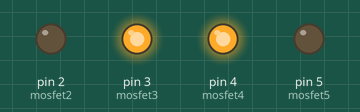
Recording of a sketch running on a simulated Arduino Uno, built with avr-gcc and run on an emulated ATmega328P. On the bench: output pins drawn as LEDs (lit = HIGH).

Above: at 0.1 s.
Timing chart, 0 to 1.6 s (numbered marks = the images above):
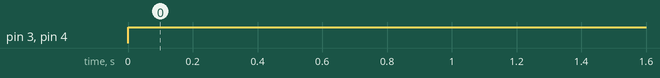

Measured:
- by itself, pin 3 (mosfet3), pin 4 (mosfet4): LOW → HIGH at 0.00 s

The sketch:

sketch_PowerSwitch.ino
```cpp
// Pin 13 has an LED connected on most Arduino boards.
// give it a name:
#define mosfet2 2
#define mosfet3 3
#define mosfet4 4
#define mosfet5 5
/*#define mosfet6 6
#define mosfet7 7*/

/*#define button0 A0
#define button1 A1
#define button2 16*/

int right = 1;
int left = 0;
int stop = 2;

int direction = right;

// the setup routine runs once when you press reset:
void setup() {
  // initialize the digital pin as an output.
  pinMode(mosfet2, OUTPUT);
  pinMode(mosfet3, OUTPUT);
  pinMode(mosfet4, OUTPUT);
  pinMode(mosfet5, OUTPUT);

  digitalWrite(mosfet5, LOW);
  digitalWrite(mosfet2, LOW);
  digitalWrite(mosfet4, LOW);
  digitalWrite(mosfet3, LOW);

  /*pinMode(mosfet6, OUTPUT);
  pinMode(mosfet7, OUTPUT);*/

  /*pinMode(button0, INPUT);
  pinMode(button1, INPUT);
  pinMode(button2, INPUT);*/
}

// the loop routine runs over and over again forever:
void loop() {

  /*if(analogRead(button0) > 0){
    direction = 0;
    Serial.print("0");
  }
  if(analogRead(button1) > 0){
    direction = 1;
    Serial.print("1");
  }
  if(analogRead(button2) > 0){
    direction = 2;
    Serial.print("2");
  }*/

  if(direction == 0){ //left to right
  digitalWrite(mosfet5, HIGH);
  digitalWrite(mosfet2, HIGH);
  digitalWrite(mosfet4, LOW);
  digitalWrite(mosfet3, LOW);
  /*digitalWrite(mosfet6, HIGH);
  digitalWrite(mosfet7, LOW);*/

  }

  if(direction == 1){ //right to left
  digitalWrite(mosfet4, HIGH);
  digitalWrite(mosfet3, HIGH);
  digitalWrite(mosfet5, LOW);
  digitalWrite(mosfet2, LOW);
  /*digitalWrite(mosfet6, LOW);
  digitalWrite(mosfet7, HIGH);*/
  }

  if(direction == 2){ //off
  digitalWrite(mosfet2, LOW);
  digitalWrite(mosfet3, LOW);
  digitalWrite(mosfet4, LOW);
  digitalWrite(mosfet5, LOW);
  /*digitalWrite(mosfet6, LOW);
  digitalWrite(mosfet7, LOW);*/
  }


}
```
